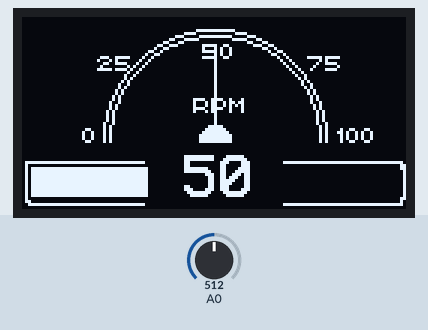
The sketch below on a simulated Arduino Uno, built with avr-gcc and run on an emulated ATmega328P. Parts: 128×64 one-colour display. The inputs (shaded band) are chosen by the test bench; at power-on: A0 = 512.

Above: at 1.2 s.
1.3 s: A0 set to 490
At 3.6 s:
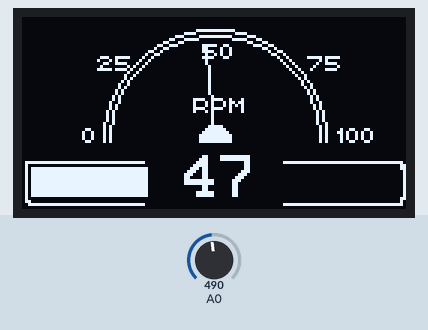
3.9 s: A0 set to 510
At 6.0 s:
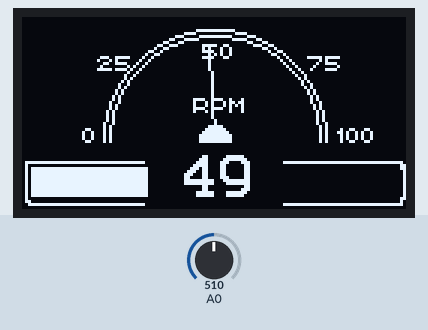
6.4 s: A0 set to 306
At 7.7 s:
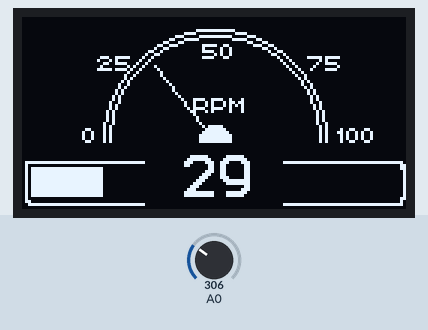
Timing chart, 0 to 9.4 s (numbered marks = the images above; inputs shaded):
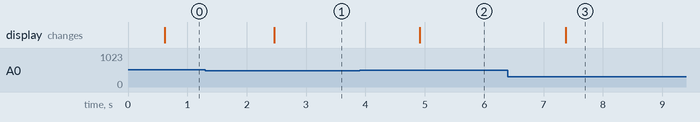

Measured:
- after the input at 1.3 s, the display: changes after 1.2 s (image 1)
- after the input at 3.9 s, the display: changes after 1.0 s (image 2)
- after the input at 6.4 s, the display: changes after 0.97 s (image 3)

The sketch:

gauge_progressbar.ino
```cpp
#include <U8glib.h>

U8GLIB_SSD1306_128X64 u8g(U8G_I2C_OPT_NONE|U8G_I2C_OPT_DEV_0); // SW SPI Com: SCK = 13, MOSI = 11, CS = 10, A0 = 9, Res = 12

int xmax=128;                                   // max length x-axis
int ymax=62;                                    // max length y-axis
int xcenter=xmax/2;                             // center of x-axis
int ycenter=ymax/2+10;                          // center of y-axis
int arc=ymax/2;
int angle=0;
char* label[] = {"LOAD","COOLANT","INTAKE", "VOLT", "RPM"};    // some custom gauge labels
int labelXpos[] = {53, 45, 49, 53, 57};                     // predefined x-position of a gauge label
int p, w, m,a=10;
u8g_uint_t xx=0;
int progress=0;
int progress2=0;

const unsigned char border [] PROGMEM = {
	0x00, 0x00, 0x00, 0x00, 0x00, 0x00, 0x00, 0x00, 0x00, 0x00, 0x00, 0x00, 0x00, 0x00, 0x00, 0x00,
	0x00, 0x00, 0x00, 0x00, 0x00, 0x00, 0x00, 0x00, 0x00, 0x00, 0x00, 0x00, 0x00, 0x00, 0x00, 0x00,
	0x00, 0x00, 0x00, 0x00, 0x00, 0x00, 0x00, 0x00, 0x00, 0x00, 0x00, 0x00, 0x00, 0x00, 0x00, 0x00,
	0x00, 0x00, 0x00, 0x00, 0x00, 0x00, 0x00, 0x00, 0x00, 0x00, 0x00, 0x00, 0x00, 0x00, 0x00, 0x00,
	0x00, 0x00, 0x00, 0x00, 0x00, 0x00, 0x00, 0x00, 0x00, 0x00, 0x00, 0x00, 0x00, 0x00, 0x00, 0x00,
	0x00, 0x00, 0x00, 0x00, 0x00, 0x00, 0x00, 0x00, 0x00, 0x00, 0x00, 0x00, 0x00, 0x00, 0x00, 0x00,
	0x00, 0x00, 0x00, 0x00, 0x00, 0x00, 0x00, 0x00, 0x00, 0x00, 0x00, 0x00, 0x00, 0x00, 0x00, 0x00,
	0x00, 0x00, 0x00, 0x00, 0x00, 0x00, 0x00, 0x00, 0x00, 0x00, 0x00, 0x00, 0x00, 0x00, 0x00, 0x00,
	0x00, 0x00, 0x00, 0x00, 0x00, 0x00, 0x00, 0x00, 0x00, 0x00, 0x00, 0x00, 0x00, 0x00, 0x00, 0x00,
	0x00, 0x00, 0x00, 0x00, 0x00, 0x00, 0x00, 0x00, 0x00, 0x00, 0x00, 0x00, 0x00, 0x00, 0x00, 0x00,
	0x00, 0x00, 0x00, 0x00, 0x00, 0x00, 0x00, 0x00, 0x00, 0x00, 0x00, 0x00, 0x00, 0x00, 0x00, 0x00,
	0x00, 0x00, 0x00, 0x00, 0x00, 0x00, 0x00, 0x00, 0x00, 0x00, 0x00, 0x00, 0x00, 0x00, 0x00, 0x00,
	0x00, 0x00, 0x00, 0x00, 0x00, 0x00, 0x00, 0x00, 0x00, 0x00, 0x00, 0x00, 0x00, 0x00, 0x00, 0x00,
	0x00, 0x00, 0x00, 0x00, 0x00, 0x00, 0x00, 0x00, 0x00, 0x00, 0x00, 0x00, 0x00, 0x00, 0x00, 0x00,
	0x00, 0x00, 0x00, 0x00, 0x00, 0x00, 0x00, 0x00, 0x00, 0x00, 0x00, 0x00, 0x00, 0x00, 0x00, 0x00,
	0x00, 0x00, 0x00, 0x00, 0x00, 0x00, 0x00, 0x00, 0x00, 0x00, 0x00, 0x00, 0x00, 0x00, 0x00, 0x00,
	0x00, 0x00, 0x00, 0x00, 0x00, 0x00, 0x00, 0x00, 0x00, 0x00, 0x00, 0x00, 0x00, 0x00, 0x00, 0x00,
	0x00, 0x00, 0x00, 0x00, 0x00, 0x00, 0x00, 0x00, 0x00, 0x00, 0x00, 0x00, 0x00, 0x00, 0x00, 0x00,
	0x00, 0x00, 0x00, 0x00, 0x00, 0x00, 0x00, 0x00, 0x00, 0x00, 0x00, 0x00, 0x00, 0x00, 0x00, 0x00,
	0x00, 0x00, 0x00, 0x00, 0x00, 0x00, 0x00, 0x00, 0x00, 0x00, 0x00, 0x00, 0x00, 0x00, 0x00, 0x00,
	0x00, 0x00, 0x00, 0x00, 0x00, 0x00, 0x00, 0x00, 0x00, 0x00, 0x00, 0x00, 0x00, 0x00, 0x00, 0x00,
	0x00, 0x00, 0x00, 0x00, 0x00, 0x00, 0x00, 0x00, 0x00, 0x00, 0x00, 0x00, 0x00, 0x00, 0x00, 0x00,
	0x00, 0x00, 0x00, 0x00, 0x00, 0x00, 0x00, 0x00, 0x00, 0x00, 0x00, 0x00, 0x00, 0x00, 0x00, 0x00,
	0x00, 0x00, 0x00, 0x00, 0x00, 0x00, 0x00, 0x00, 0x00, 0x00, 0x00, 0x00, 0x00, 0x00, 0x00, 0x00,
	0x00, 0x00, 0x00, 0x00, 0x00, 0x00, 0x00, 0x00, 0x00, 0x00, 0x00, 0x00, 0x00, 0x00, 0x00, 0x00,
	0x00, 0x00, 0x00, 0x00, 0x00, 0x00, 0x00, 0x00, 0x00, 0x00, 0x00, 0x00, 0x00, 0x00, 0x00, 0x00,
	0x00, 0x00, 0x00, 0x00, 0x00, 0x00, 0x00, 0x00, 0x00, 0x00, 0x00, 0x00, 0x00, 0x00, 0x00, 0x00,
	0x00, 0x00, 0x00, 0x00, 0x00, 0x00, 0x00, 0x00, 0x00, 0x00, 0x00, 0x00, 0x00, 0x00, 0x00, 0x00,
	0x00, 0x00, 0x00, 0x00, 0x00, 0x00, 0x00, 0x00, 0x00, 0x00, 0x00, 0x00, 0x00, 0x00, 0x00, 0x00,
	0x00, 0x00, 0x00, 0x00, 0x00, 0x00, 0x00, 0x00, 0x00, 0x00, 0x00, 0x00, 0x00, 0x00, 0x00, 0x00,
	0x00, 0x00, 0x00, 0x00, 0x00, 0x00, 0x00, 0x00, 0x00, 0x00, 0x00, 0x00, 0x00, 0x00, 0x00, 0x00,
	0x00, 0x00, 0x00, 0x00, 0x00, 0x00, 0x00, 0x00, 0x00, 0x00, 0x00, 0x00, 0x00, 0x00, 0x00, 0x00,
	0x00, 0x00, 0x00, 0x00, 0x00, 0x00, 0x00, 0x00, 0x00, 0x00, 0x00, 0x00, 0x00, 0x00, 0x00, 0x00,
	0x00, 0x00, 0x00, 0x00, 0x00, 0x00, 0x00, 0x00, 0x00, 0x00, 0x00, 0x00, 0x00, 0x00, 0x00, 0x00,
	0x00, 0x00, 0x00, 0x00, 0x00, 0x00, 0x00, 0x00, 0x00, 0x00, 0x00, 0x00, 0x00, 0x00, 0x00, 0x00,
	0x00, 0x00, 0x00, 0x00, 0x00, 0x00, 0x00, 0x00, 0x00, 0x00, 0x00, 0x00, 0x00, 0x00, 0x00, 0x00,
	0x00, 0x00, 0x00, 0x00, 0x00, 0x00, 0x00, 0x00, 0x00, 0x00, 0x00, 0x00, 0x00, 0x00, 0x00, 0x00,
	0x00, 0x00, 0x00, 0x00, 0x00, 0x00, 0x00, 0x00, 0x00, 0x00, 0x00, 0x00, 0x00, 0x00, 0x00, 0x00,
	0x00, 0x00, 0x00, 0x00, 0x00, 0x00, 0x00, 0x00, 0x00, 0x00, 0x00, 0x00, 0x00, 0x00, 0x00, 0x00,
	0x00, 0x00, 0x00, 0x00, 0x00, 0x00, 0x00, 0x00, 0x00, 0x00, 0x00, 0x00, 0x00, 0x00, 0x00, 0x00,
	0x00, 0x00, 0x00, 0x00, 0x00, 0x00, 0x00, 0x00, 0x00, 0x00, 0x00, 0x00, 0x00, 0x00, 0x00, 0x00,
	0x00, 0x00, 0x00, 0x00, 0x00, 0x00, 0x00, 0x00, 0x00, 0x00, 0x00, 0x00, 0x00, 0x00, 0x00, 0x00,
	0x00, 0x00, 0x00, 0x00, 0x00, 0x00, 0x00, 0x00, 0x00, 0x00, 0x00, 0x00, 0x00, 0x00, 0x00, 0x00,
	0x00, 0x00, 0x00, 0x00, 0x00, 0x00, 0x00, 0x00, 0x00, 0x00, 0x00, 0x00, 0x00, 0x00, 0x00, 0x00,
	0x00, 0x00, 0x00, 0x00, 0x00, 0x00, 0x00, 0x00, 0x00, 0x00, 0x00, 0x00, 0x00, 0x00, 0x00, 0x00,
	0x00, 0x00, 0x00, 0x00, 0x00, 0x00, 0x00, 0x00, 0x00, 0x00, 0x00, 0x00, 0x00, 0x00, 0x00, 0x00,
	0x00, 0x00, 0x00, 0x00, 0x00, 0x00, 0x00, 0x00, 0x00, 0x00, 0x00, 0x00, 0x00, 0x00, 0x00, 0x00,
	0x00, 0x00, 0x00, 0x00, 0x00, 0x00, 0x00, 0x00, 0x00, 0x00, 0x00, 0x00, 0x00, 0x00, 0x00, 0x00,
	0x7f, 0xff, 0xff, 0xff, 0xff, 0x80, 0x00, 0x00, 0x00, 0x00, 0x01, 0xff, 0xff, 0xff, 0xff, 0xfe,
	0x40, 0x00, 0x00, 0x00, 0x00, 0x00, 0x00, 0x00, 0x00, 0x00, 0x00, 0x00, 0x00, 0x00, 0x00, 0x03,
	0x40, 0x00, 0x00, 0x00, 0x00, 0x00, 0x00, 0x00, 0x00, 0x00, 0x00, 0x00, 0x00, 0x00, 0x00, 0x03,
	0x40, 0x00, 0x00, 0x00, 0x00, 0x00, 0x00, 0x00, 0x00, 0x00, 0x00, 0x00, 0x00, 0x00, 0x00, 0x01,
	0x40, 0x00, 0x00, 0x00, 0x00, 0x00, 0x00, 0x00, 0x00, 0x00, 0x00, 0x00, 0x00, 0x00, 0x00, 0x01,
	0x40, 0x00, 0x00, 0x00, 0x00, 0x00, 0x00, 0x00, 0x00, 0x00, 0x00, 0x00, 0x00, 0x00, 0x00, 0x01,
	0x40, 0x00, 0x00, 0x00, 0x00, 0x00, 0x00, 0x00, 0x00, 0x00, 0x00, 0x00, 0x00, 0x00, 0x00, 0x01,
	0x40, 0x00, 0x00, 0x00, 0x00, 0x00, 0x00, 0x00, 0x00, 0x00, 0x00, 0x00, 0x00, 0x00, 0x00, 0x01,
	0x40, 0x00, 0x00, 0x00, 0x00, 0x00, 0x00, 0x00, 0x00, 0x00, 0x00, 0x00, 0x00, 0x00, 0x00, 0x01,
	0x40, 0x00, 0x00, 0x00, 0x00, 0x00, 0x00, 0x00, 0x00, 0x00, 0x00, 0x00, 0x00, 0x00, 0x00, 0x01,
	0x40, 0x00, 0x00, 0x00, 0x00, 0x00, 0x00, 0x00, 0x00, 0x00, 0x00, 0x00, 0x00, 0x00, 0x00, 0x01,
	0x40, 0x00, 0x00, 0x00, 0x00, 0x00, 0x00, 0x00, 0x00, 0x00, 0x00, 0x00, 0x00, 0x00, 0x00, 0x01,
	0x40, 0x00, 0x00, 0x00, 0x00, 0x00, 0x00, 0x00, 0x00, 0x00, 0x00, 0x00, 0x00, 0x00, 0x00, 0x03,
	0x60, 0x00, 0x00, 0x00, 0x00, 0x00, 0x00, 0x00, 0x00, 0x00, 0x00, 0x00, 0x00, 0x00, 0x00, 0x02,
	0x3f, 0xff, 0xff, 0xff, 0xff, 0x80, 0x00, 0x00, 0x00, 0x00, 0x01, 0xff, 0xff, 0xff, 0xff, 0xfe,
	0x00, 0x00, 0x00, 0x00, 0x00, 0x00, 0x00, 0x00, 0x00, 0x00, 0x00, 0x00, 0x00, 0x00, 0x00, 0x00
};

// ------------------------------------------------- void gauge() ------------------------------------------

void gauge(uint8_t angle) {

  // draw border of the gauge

  u8g.drawCircle(xcenter,ycenter,arc+6, U8G_DRAW_UPPER_RIGHT);
  u8g.drawCircle(xcenter,ycenter,arc+4, U8G_DRAW_UPPER_RIGHT);
  u8g.drawCircle(xcenter,ycenter,arc+6, U8G_DRAW_UPPER_LEFT);
  u8g.drawCircle(xcenter,ycenter,arc+4, U8G_DRAW_UPPER_LEFT);

  // draw the needle

  float x1=sin(2*angle*2*3.14/360);              // needle position
  float y1=cos(2*angle*2*3.14/360);
  u8g.drawLine(xcenter, ycenter, xcenter+arc*x1, ycenter-arc*y1);
  u8g.drawDisc(xcenter, ycenter, 5, U8G_DRAW_UPPER_LEFT);
  u8g.drawDisc(xcenter, ycenter, 5, U8G_DRAW_UPPER_RIGHT);
  u8g.setFont(u8g_font_chikita);

  // show scale labels

  u8g.drawStr( 20, 42, "0");
  u8g.drawStr( 25, 18, "25");
  u8g.drawStr( 60, 14, "50");
  u8g.drawStr( 95, 18, "75");
  u8g.drawStr( 105, 42, "100");

  // show gauge label

  u8g.setPrintPos(labelXpos[4],32);
  u8g.print(label[4]);


  // show digital value and align its position

  u8g.setFont(u8g_font_profont22);
  u8g.setPrintPos(54,60);

  if (w<10){                                    // leading 0 when value less than 10

    u8g.print("0");

  }

  if (w>99) {                                   // position at 100%

    u8g.setPrintPos(47,60);

  }

  u8g.print(w);

}


// ------------------------------------------------- void setup() ------------------------------------------

void setup(void) {


  u8g.setFont(u8g_font_chikita);
  u8g.setColorIndex(1);                         // Instructs the display to draw with a pixel on.


  // assign default color value

  if ( u8g.getMode() == U8G_MODE_R3G3B2 ) {
   u8g.setColorIndex(255);                     // white

  }

  else if ( u8g.getMode() == U8G_MODE_GRAY2BIT ) {

    u8g.setColorIndex(3);                       // max intensity

  }

  else if ( u8g.getMode() == U8G_MODE_BW ) {

    u8g.setColorIndex(1);                       // pixel on

  }

  else if ( u8g.getMode() == U8G_MODE_HICOLOR ) {

    u8g.setHiColorByRGB(255,255,255);

  }

}


// ------------------------------------------------- void loop() ------------------------------------------


void loop(void) {

	p= analogRead(A0);
  if( p > 1023) a= -10;
  else if( p < 0 ) a = 10;
  w = map(p,0,1023,0,100);                      // map it between 0 and 100
  m = map(p,0,1023,0,90);                       // map needle movement

  // show needle and dial

  xx = m;                                      // 135 = zero position, 180 = just before middle, 0 = middle, 45 = max
  if (xx<45){                                   // positie correctie
    xx=xx+135;
  }
  else {
    xx=xx-45;
  }

  // picture loop

  {
     u8g.firstPage();

    do {
			u8g.drawBitmapP( 0, 0, 128/8, 64, border);   // draw empty bar
      gauge(xx); // draw gauge
			progress=analogRead(A0); // read analog value

			if(progress >=500){ //logic to split progress bar
				progress2 = progress - 500;
				u8g.drawBox(85, 50, map(progress2, 0, 523, 0, 40), 10);
				progress = 500;
				u8g.drawBox(3, 50,map(progress, 0, 500, 0, 39), 10);
				}
	    else{
			 u8g.drawBox(3, 50,map(progress, 0, 500, 0, 40), 10);
			}
    }
    while( u8g.nextPage() );
  }
}
```
